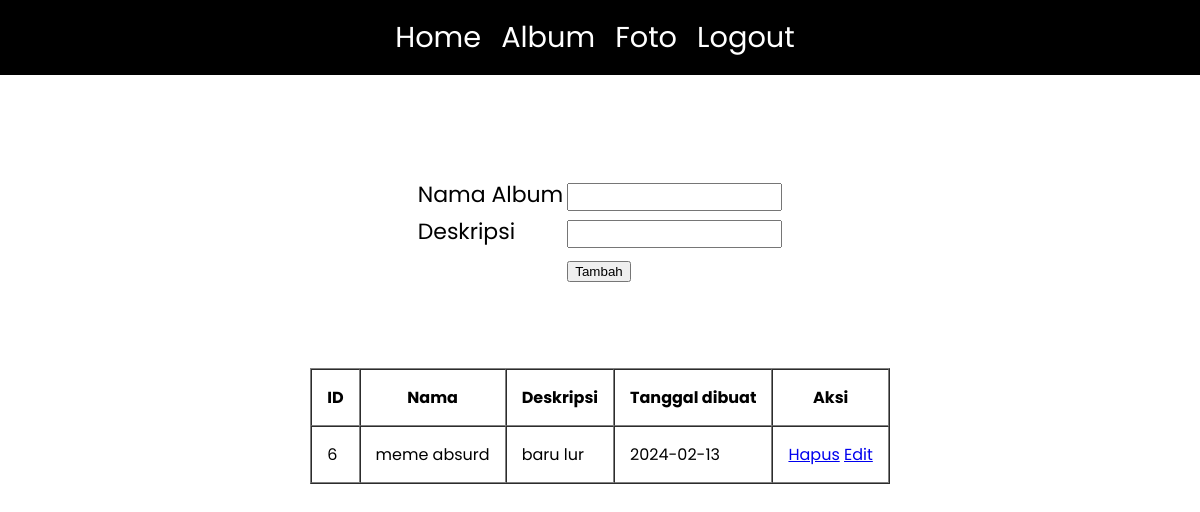
/album.php (signed in), run on the app's committed database.
### tables this page shows
CREATE TABLE `album` (
  `albumid` int(11) NOT NULL,
  `namaalbum` varchar(255) NOT NULL,
  `deskripsi` text NOT NULL,
  `tanggaldibuat` date NOT NULL,
  `userid` int(11) NOT NULL
);

### album.php (the view, shortened to what this page needs)
<!DOCTYPE html>
<html lang="en">
<head>
</head>
<body>
    <div class="container">
        <div class="item1 nav">
            <ul>
                <li><a class="buttun" href="index.php">Home</a></li>
                <li><a class="buttun" href="album.php">Album</a></li>
                <li><a class="buttun" href="foto.php">Foto</a></li>
                <li><a class="buttun" href="logout.php">Logout</a></li>
            </ul>
        </div>
        <div class="item2 about">
            <div class="atas">
                <form action="tambah_album.php" method="post">
                    <table border="0">
                        <tr>
                            <td>Nama Album</td>
                            <td><input type="text" class="input1" name="namaalbum"></td>
                        </tr>
                        <tr>
                            <td>Deskripsi</td>
                            <td><input type="text" class="input1" name="deskripsi"></td>
                        </tr>
                        <tr>
                            <td></td>
                            <td><input type="submit" value="Tambah"></td>
                        </tr>
                    </table>
                </form>
            </div>
            <div class="bawah">
                <div style="overflow-x:auto;">
                    <table class="jos" border="1" cellpadding=15 cellspacing=0>
                        <tr>
                            <th>ID</th>
                            <th>Nama</th>
                            <th>Deskripsi</th>
                            <th>Tanggal dibuat</th>
                            <th>Aksi</th>
                        </tr>
                        <?php
                        include "koneksi.php";
                        $userid = $_SESSION['userid'];
                        $sql = mysqli_query($conn, "select * from album where userid='$userid'");
                        while ($data = mysqli_fetch_array($sql)) {
                            ?>
                            <tr>
                                <td>
                                    <?= $data['albumid'] ?>
                                </td>
                                <td>
                                    <?= $data['namaalbum'] ?>
                                </td>
                                <td>
                                    <?= $data['deskripsi'] ?>
                                </td>
                                <td>
                                    <?= $data['tanggaldibuat'] ?>
                                </td>
                                <td>
                                    <a class="hapus" href="hapus_album.php?albumid=<?= $data['albumid'] ?>" onclick="return confirm('Apakah anda ingin menghapus data ini')">Hapus</a>
                                    <a class="edit" href="edit_album.php?albumid=<?= $data['albumid'] ?>">Edit</a>
                                </td>
                            </tr>
                            <?php
                        }
                        ?>
                    </table>
                </div>
            </div>
        </div>
    </div>
</body>
</html>

### album.php (style rules this page uses)
html, body { margin: 0; padding: 0; background-color: white; font-family: "Poppins", sans-serif; }
.container { width: 100%; display: grid; grid-template-columns: repeat(auto-fit, 1fr); grid-template-areas: 'nav nav nav' 'header header header' 'about about about' 'gallery gallery gallery' 'contact contact contact' 'footer footer footer'; }
@media screen and (min-width: 667px) { .container { grid-template-areas: 'nav nav nav' 'header header header' 'about about about' 'gallery gallery gallery' 'contact contact contact' 'footer footer footer'; } }
.nav { grid-area: nav; background-color: black; text-align: center; align-items: center; justify-content: center; display: flex; }
.item1 li a { text-decoration: none; color: white; font-size: 180%; }
.item1 li { display: flex; justify-content: space-around; padding: 0px 10px 0px 10px; margin: 0px 0px 0px 0px; }
.item1 ul { display: flex; padding: 0px 10px 0px 0px; }
.item2 { width: 100%; display: flex; flex-direction: column; align-items: center; padding: 100px; box-sizing: border-box; }
.about .atas table td .input1 { height: 22px; font-size: 16px; }
.about .atas table td { font-size: 22px; }
.about .atas { padding: 0px 0px 80px 0px; }
.about { grid-area: about; height: 100vh; }

### data on the page
album: albumid "6", namaalbum "meme absurd", deskripsi "baru lur", tanggaldibuat "2024-02-13"
